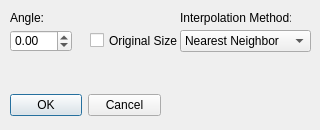
<?xml version="1.0" encoding="UTF-8"?>
<ui version="4.0">
 <class>DialogRotate</class>
 <widget class="QDialog" name="DialogRotate">
  <property name="geometry">
   <rect>
    <x>0</x>
    <y>0</y>
    <width>320</width>
    <height>130</height>
   </rect>
  </property>
  <property name="windowTitle">
   <string>Rotate Image</string>
  </property>
  <widget class="QDialogButtonBox" name="buttonBox">
   <property name="geometry">
    <rect>
     <x>10</x>
     <y>90</y>
     <width>151</width>
     <height>31</height>
    </rect>
   </property>
   <property name="orientation">
    <enum>Qt::Horizontal</enum>
   </property>
   <property name="standardButtons">
    <set>QDialogButtonBox::Cancel|QDialogButtonBox::Ok</set>
   </property>
  </widget>
  <widget class="QDoubleSpinBox" name="angleDoubleSpinBox">
   <property name="geometry">
    <rect>
     <x>10</x>
     <y>30</y>
     <width>62</width>
     <height>22</height>
    </rect>
   </property>
   <property name="minimum">
    <double>-360.000000000000000</double>
   </property>
   <property name="maximum">
    <double>360.000000000000000</double>
   </property>
   <property name="singleStep">
    <double>0.100000000000000</double>
   </property>
   <property name="value">
    <double>0.000000000000000</double>
   </property>
  </widget>
  <widget class="QLabel" name="angleLabel">
   <property name="geometry">
    <rect>
     <x>10</x>
     <y>10</y>
     <width>51</width>
     <height>16</height>
    </rect>
   </property>
   <property name="text">
    <string>Angle:</string>
   </property>
  </widget>
  <widget class="QCheckBox" name="originalSizeCheckBox">
   <property name="geometry">
    <rect>
     <x>90</x>
     <y>30</y>
     <width>91</width>
     <height>21</height>
    </rect>
   </property>
   <property name="text">
    <string>Original Size</string>
   </property>
  </widget>
  <widget class="QComboBox" name="interpolationComboBox">
   <property name="geometry">
    <rect>
     <x>180</x>
     <y>30</y>
     <width>131</width>
     <height>22</height>
    </rect>
   </property>
   <item>
    <property name="text">
     <string>Nearest Neighbor</string>
    </property>
   </item>
   <item>
    <property name="text">
     <string>Bilinear</string>
    </property>
   </item>
   <item>
    <property name="text">
     <string>Bicubic</string>
    </property>
   </item>
   <item>
    <property name="text">
     <string>Area</string>
    </property>
   </item>
   <item>
    <property name="text">
     <string>Lanchos</string>
    </property>
   </item>
  </widget>
  <widget class="QLabel" name="interpolationLabel">
   <property name="geometry">
    <rect>
     <x>180</x>
     <y>10</y>
     <width>111</width>
     <height>16</height>
    </rect>
   </property>
   <property name="text">
    <string>Interpolation Method:</string>
   </property>
  </widget>
 </widget>
 <resources/>
 <connections>
  <connection>
   <sender>buttonBox</sender>
   <signal>accepted()</signal>
   <receiver>DialogRotate</receiver>
   <slot>accept()</slot>
   <hints>
    <hint type="sourcelabel">
     <x>248</x>
     <y>254</y>
    </hint>
    <hint type="destinationlabel">
     <x>157</x>
     <y>274</y>
    </hint>
   </hints>
  </connection>
  <connection>
   <sender>buttonBox</sender>
   <signal>rejected()</signal>
   <receiver>DialogRotate</receiver>
   <slot>reject()</slot>
   <hints>
    <hint type="sourcelabel">
     <x>316</x>
     <y>260</y>
    </hint>
    <hint type="destinationlabel">
     <x>286</x>
     <y>274</y>
    </hint>
   </hints>
  </connection>
 </connections>
</ui>
